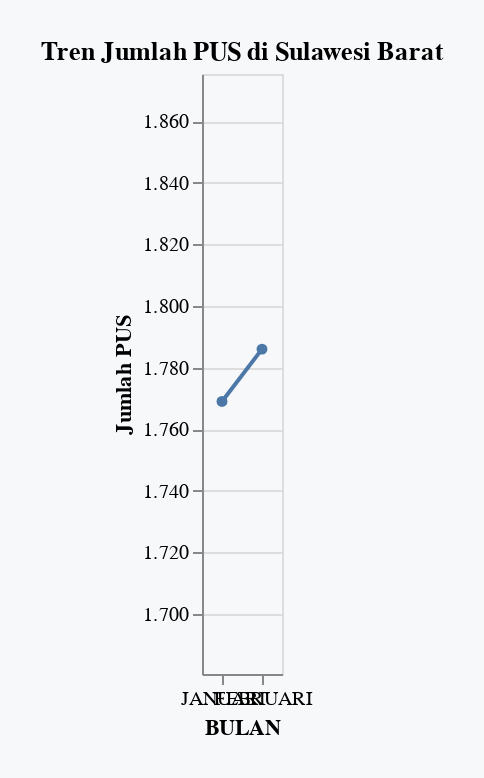

Notebook code cell kept with this figure:
### Code cell
# Urutan bulan yang benar
bulan_order = {
    "JANUARI": 1,
    "FEBRUARI": 2,
    "MARET": 3,
    "APRIL": 4,
    "MEI": 5,
    "JUNI": 6,
    "JULI": 7,
    "AGUSTUS": 8,
    "SEPTEMBER": 9,
    "OKTOBER": 10,
    "NOVEMBER": 11,
    "DESEMBER": 12
}

# Proses data dengan Polars
df_processed = (
    aggregated
    .with_columns(
        pl.col("BULAN").replace(bulan_order).alias("month_order"),
        # Format angka dengan pemisah titik (.) untuk tooltip
        pl.col("PUS").map_elements(
            lambda x: f"{x:,}".replace(",", "."),
            return_dtype=pl.Utf8
        ).alias("PUS_formatted")
    )
    .sort("month_order")
)

# Hitung batas y-axis
min_value = df_processed["PUS"].min()
max_value = df_processed["PUS"].max()
y_min = min_value - (min_value * 0.05)
y_max = max_value + (max_value * 0.05)

# Konversi ke Pandas untuk Altair
df_for_viz = df_processed.to_pandas()

# Buat grafik
chart = alt.Chart(df_for_viz).mark_line(point=True).encode(
    x=alt.X('BULAN:N', 
            sort=list(bulan_order.keys()),
            axis=alt.Axis(
                labelAngle=0,  # Label horizontal
                labelLimit=150,  # Batas lebar label sebelum otomatis rotate
                labelOverlap="parity"  # Hindari tumpang tindih
            )),
    y=alt.Y('PUS:Q',
            scale=alt.Scale(domain=(y_min, y_max), nice=False),
            axis=alt.Axis(
                labelExpr='replace(format(datum.value, ",.0f"), ",", ".")',
                title='Jumlah PUS'
            )),
    tooltip=[
        alt.Tooltip('BULAN:N', title='Bulan'),
        alt.Tooltip('PUS_formatted:N', title='Jumlah PUS')
    ]
).properties(
    title='Tren Jumlah PUS di Sulawesi Barat'
).configure_view(
    strokeWidth=0
).configure_axis(
    grid=False
).configure_point(
    size=100
).configure(
    padding=20,  # Tambah padding
    background='#f6f8fa'  # Warna background
)

chart

### Figure 1 — Vega-Lite specification as saved in the notebook (floating-point values rounded to 4 significant figures)
{"config": {"view": {"continuousWidth": 300, "continuousHeight": 300}, "background": "#f6f8fa", "padding": 20}, "data": {"name": "data-acfc9fbbf31b2d041589feb94b6934f3"}, "mark": {"type": "line", "point": true}, "encoding": {"tooltip": [{"field": "BULAN", "title": "Bulan", "type": "nominal"}, {"field": "PUS_formatted", "title": "Jumlah PUS", "type": "nominal"}], "x": {"axis": {"labelAngle": 0, "labelLimit": 150, "labelOverlap": "parity"}, "field": "BULAN", "sort": ["JANUARI", "FEBRUARI", "MARET", "APRIL", "MEI", "JUNI", "JULI", "AGUSTUS", "SEPTEMBER", "OKTOBER", "NOVEMBER", "DESEMBER"], "type": "nominal"}, "y": {"axis": {"labelExpr": "replace(format(datum.value, \",.0f\"), \",\", \".\")", "title": "Jumlah PUS"}, "field": "PUS", "scale": {"domain": [1681.0, 1875.0], "nice": false}, "type": "quantitative"}}, "title": "Tren Jumlah PUS di Sulawesi Barat", "$schema": "https://vega.github.io/schema/vega-lite/v5.20.1.json", "datasets": {"data-acfc9fbbf31b2d041589feb94b6934f3": [{"PROVINSI": "SULAWESI BARAT", "BULAN": "JANUARI", "PUS": 1769, "month_order": "1", "PUS_formatted": "1.769"}, {"PROVINSI": "SULAWESI BARAT", "BULAN": "FEBRUARI", "PUS": 1786, "month_order": "2", "PUS_formatted": "1.786"}]}}
